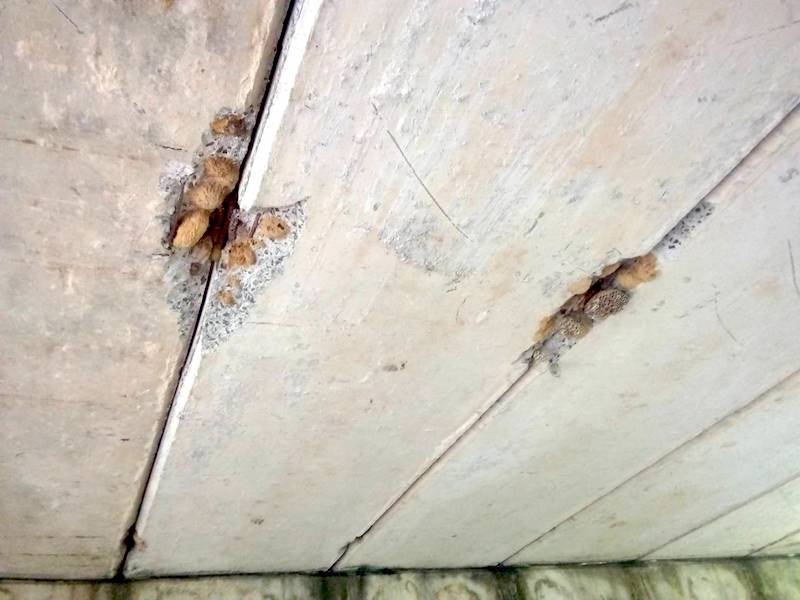
#> input picture assets/Lab6-crack.jpg, 800 x 600 px
$ jupyter execute 'Lab 6- Texture.ipynb'   (shell and % lines are left out)   (older library calls are emulated)
#> lines starting #> are read from the running program, lines starting #| are printed output that depends on the picture; after the words box and inside, x2 and y2 are one past the last pixel; in counts of white or black regions, pixels touching at a corner belong together; long printed decimals are rounded
# 2110443 - Computer Vision (2021/2)
## Lab 6 - Texture
In this lab, we will learn to use texture to segment 'things' from images. This notebook includes both coding and written questions. Please hand in this notebook file with all outputs and your answer. <br>
<b>Please note that collaboration is encouraged in this course.</b> You must turn in <b>your own write ups</b> of all problems. If you collaborate with others, you must put the names and ids of the students you worked with in below block.

<b>Remark : You need to install addition package name 'scikit-image' by using the following command line</b>

Collaboration List:
- Taechit Phowthongbutr 6231324921
- ...

[cell 1]
# !conda install scikit-image -c conda-forge -y

[cell 2]
import numpy as np
import cv2
from skimage import io, color
from skimage.feature import local_binary_pattern, graycomatrix, graycoprops
from matplotlib import pyplot as plt
from ipywidgets import interact,interactive
import ipywidgets as widgets

## Gray Level Co-Occurrence Matrix (GLCM)
A gray level co-occurrence Matrix is a matrix that is defined over an image to be the distribution of co-occurring pixel values at a given offset. It is used as an approach to texture analysis with various computer vision applications.

[cell 3]
patternImage = np.array([
    [0, 0, 1, 1],
    [0, 0, 1, 1],
    [0, 2, 2, 2],
    [0, 2, 3, 3]], dtype=np.uint8)

plt.imshow(patternImage, cmap='gray')
plt.show()
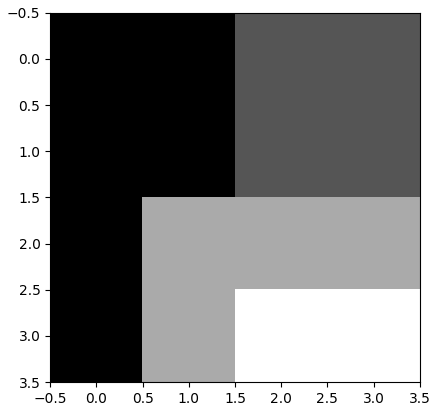
#> figure drawn by matplotlib, 1 panel

We will use <a href="https://scikit-image.org/docs/dev/api/skimage.feature.html?highlight=lbp#skimage.feature.greycomatrix">greycomatrix</a> function from scikit-image to extract GLCM from the sample pattern.

[cell 4]
co_ocmatrix = graycomatrix(patternImage, distances=[1], angles=[0, np.pi/4, np.pi/2], levels=4)
print(co_ocmatrix.shape)
print('angle 0')
print(co_ocmatrix[:,:,0,0])

print('angle 45')
print(co_ocmatrix[:,:,0,1])

print('angle 90')
print(co_ocmatrix[:,:,0,2])

### GLCM texture properties
Fron the  GLCM we can compute the following texture properties by using <a href='https://scikit-image.org/docs/dev/api/skimage.feature.html?highlight=lbp#skimage.feature.graycoprops'>graycoprops</a> from scikit-image
- contrast $\sum_{i,j=0}^{levels-1} P_{i,j}(i-j)^2$
- dissimilarity $\sum_{i,j=0}^{levels-1}P_{i,j}|i-j|$
- homogeneity $\sum_{i,j=0}^{levels-1}\frac{P_{i,j}}{1+(i-j)^2}$
- correlation $\sum_{i,j=0}^{levels-1} P_{i,j}\left[\frac{(i-\mu_i)(j-\mu_j)}{\sqrt{(\sigma_i^2)(\sigma_j^2)}}\right]$

[cell 5]
contrast = graycoprops(co_ocmatrix, prop='contrast')
dissimilarity = graycoprops(co_ocmatrix, prop='dissimilarity')
homogeneity = graycoprops(co_ocmatrix, prop='homogeneity')

print(contrast, dissimilarity,homogeneity)

[cell 6]
patternImage2 = np.zeros((4,4), dtype=np.uint8) ## all black image!
co_ocmatrix2 = graycomatrix(patternImage2, distances=[1], angles=[0, np.pi/4, np.pi/2])

contrast2 = graycoprops(co_ocmatrix2, prop='contrast')
dissimilarity2 = graycoprops(co_ocmatrix2, prop='dissimilarity')
homogeneity2 = graycoprops(co_ocmatrix2, prop='homogeneity')

print(contrast2, dissimilarity2, homogeneity2)

### Co-Occurrence matrix patch matching on bridge defect problem

[cell 7]
bridgeDefectImage = cv2.imread('assets/Lab6-crack.jpg')
#> bridgeDefectImage is the input picture: shape (600, 800, 3); mean B, G, R 184.9, 195.1, 200.7
dispImage = cv2.cvtColor(bridgeDefectImage.copy(), cv2.COLOR_BGR2RGB)

# Sample crack
cv2.rectangle(dispImage, (170,200), (220,250), (0,255,255), 5)

# Normal1
cv2.rectangle(dispImage, (400,400), (450,450), (255,255,0), 5)

# Crack2
cv2.rectangle(dispImage, (540,300), (590,350), (0,255,0), 5)


plt.figure(figsize=(10,10))
plt.imshow(dispImage, cmap='gray')

[cell 8]
bridgeDefectImageGray = cv2.cvtColor(bridgeDefectImage, cv2.COLOR_BGR2GRAY)

crackPatch1 = bridgeDefectImageGray[200:250,170:220]

normalPatch1= bridgeDefectImageGray[400:450,400:450]

crackPatch2 = bridgeDefectImageGray[300:350,540:590]
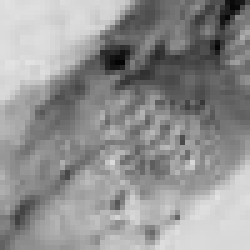
#> crackPatch2: shape (50, 50) (shown 5 times larger); min 4, max 226, mean 145.9

_, axarr = plt.subplots(1,3)
axarr[0].imshow(crackPatch1, cmap='gray')
axarr[1].imshow(normalPatch1, cmap='gray')
axarr[2].imshow(crackPatch2, cmap='gray')

[cell 9]
co_ocmatrix_crackpatch1 = graycomatrix(crackPatch1, distances=[1], angles=[0, np.pi/4, np.pi/2], symmetric=True, normed=True)

co_ocmatrix_normalpatch1 = graycomatrix(normalPatch1, distances=[1], angles=[0, np.pi/4, np.pi/2], symmetric=True, normed=True)

co_ocmatrix_crackpatch2 = graycomatrix(crackPatch2, distances=[1], angles=[0, np.pi/4, np.pi/2], symmetric=True, normed=True)

[cell 10]
dist_normal_normal = np.linalg.norm(co_ocmatrix_crackpatch1-co_ocmatrix_crackpatch2)
#> dist_normal_normal = 0.0467
print('distance crack-crack', dist_normal_normal)
#| distance crack-crack 0.04674

dist_normal_crack = np.linalg.norm(co_ocmatrix_crackpatch1-co_ocmatrix_normalpatch1)
#> dist_normal_crack = 0.188
print('distance normal-crack', dist_normal_crack)
#| distance normal-crack 0.1885

## Local Binary Pattern (LBP)
Local Binary Pattern (LBP) is a efficient texture operator which labels the pixels of an image by thresholding the neighborhood of each pixel and considers the result as a binary number.  It can be seen as a unifying approach to the traditionally divergent statistical and structural models of texture analysis. The most important property of the LBP operator in real-world applications is its robustness to monotonic gray-scale changes caused, for example, by illumination variations. Another important property is its computational simplicity, which makes it possible to analyze images in challenging real-time settings.

[cell 11]
patternImage = np.array([
    [0, 0, 1, 1],
    [0, 0, 1, 1],
    [0, 2, 2, 2],
    [0, 2, 3, 3]], dtype=np.uint8)

plt.imshow(patternImage, cmap='gray')
plt.show()

[cell 12]
lbpfeature = local_binary_pattern(patternImage, 8, 1)

Calculate LBP pattern for each patch by using scikit-image <a href="https://scikit-image.org/docs/dev/api/skimage.feature.html?highlight=lbp#skimage.feature.local_binary_pattern">local_binary_pattern</a> <br>
<br> Three neighborhood examples with varying p and r used to construct Local Binary Patterns. (Image from <a href="https://www.pyimagesearch.com/2015/12/07/local-binary-patterns-with-python-opencv/">pyimagesearch</a>)

[cell 13]
plt.imshow(lbpfeature, cmap='gray')
print(lbpfeature)
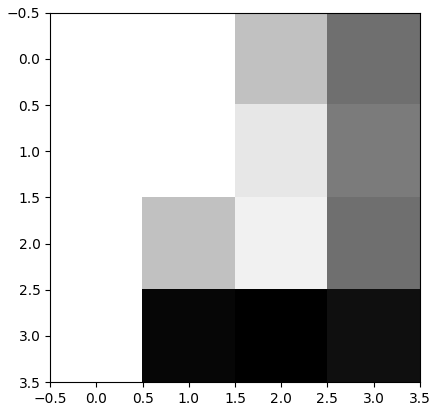
#> figure drawn by matplotlib, 1 panel

[cell 14]
bridgeDefectImage = cv2.imread('assets/Lab6-crack.jpg')
dispImage = cv2.cvtColor(bridgeDefectImage.copy(), cv2.COLOR_BGR2RGB)

# Sample crack
cv2.rectangle(dispImage, (170,200), (220,250), (0,255,255), 5)

# Normal1
cv2.rectangle(dispImage, (400,400), (450,450), (255,255,0), 5)

# Crack2
cv2.rectangle(dispImage, (540,300), (590,350), (0,255,0), 5)


plt.figure(figsize=(10,10))
plt.imshow(dispImage, cmap='gray')

[cell 15]
lbp_crackpatch1 =  local_binary_pattern(crackPatch1, P=16, R=8, method='uniform')
lbp_normalpatch1 =  local_binary_pattern(normalPatch1, P=16, R=8, method='uniform')
lbp_crackpatch2 =  local_binary_pattern(crackPatch2, P=16, R=8, method='uniform')
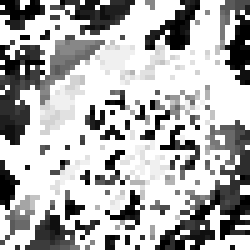
#> lbp_crackpatch2: shape (50, 50) float64 (shown 5 times larger); min 0, max 17, mean 11.76; drawn with min black and max white

### LBP histogram

[cell 16]
nBin = 16

_, axarr = plt.subplots(1,3)

hist_crackpatch1, _ = np.histogram(lbp_crackpatch1, density=True, bins=nBin, range=(0, nBin))
#> hist_crackpatch1 = [0.086, 0.127, 0.086, 0.0812, 0.0502, 0.0777, 0.0805, 0.0901, 0.0667, 0.0454, 0.0172, 0.042, 0.0241, 0.0193, 0.0316, 0.075]
axarr[0].plot(hist_crackpatch1)

hist_normalpatch1, _ = np.histogram(lbp_normalpatch1, density=True, bins=nBin, range=(0, nBin))
#> hist_normalpatch1 = [0.206, 0.223, 0.0861, 0.0346, 0.0168, 0.0336, 0.0168, 0.0237, 0.0148, 0.0495, 0.0129, 0.0445, 0.0109, 0.0376, 0.0277, 0.162]
axarr[1].plot(hist_normalpatch1)

hist_crackpatch2, _ = np.histogram(lbp_crackpatch2, density=True, bins=nBin, range=(0, nBin))
#> hist_crackpatch2 = [0.139, 0.165, 0.0836, 0.111, 0.0706, 0.0479, 0.027, 0.0523, 0.0462, 0.0348, 0.0122, 0.0122, 0.0131, 0.0183, 0.034, 0.133]
axarr[2].plot(hist_crackpatch2)

plt.show()
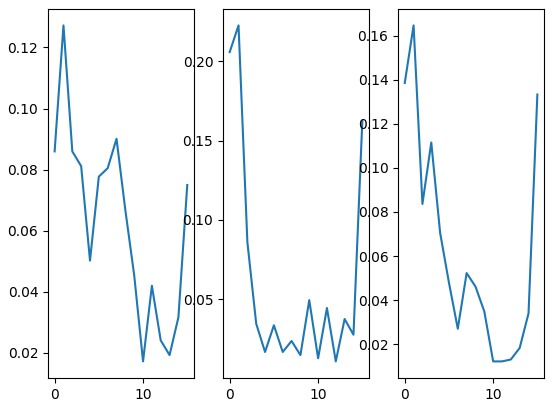
#> figure drawn by matplotlib, 3 panels; panel 1: curve peaks at x = 1, y = 0.127; panel 2: curve peaks at x = 1, y = 0.223; panel 3: curve peaks at x = 1, y = 0.165

### LBP Histogram matching

#### Simple euclidean distance

[cell 17]
print('Eucliden distance between crack-crack',np.linalg.norm(hist_crackpatch1 - hist_crackpatch2))
#| Eucliden distance between crack-crack 0.1251
print('Eucliden distance between crack-normal',np.linalg.norm(hist_crackpatch1 - hist_normalpatch1))
#| Eucliden distance between crack-normal 0.219

#### KL divergence is a way of measuring the matching between two distributions
(More detail can  be read from <a href="https://towardsdatascience.com/light-on-math-machine-learning-intuitive-guide-to-understanding-kl-divergence-2b382ca2b2a8">here</a>)

[cell 18]
def kldivergence(p, q):
    filt = np.logical_and(p != 0, q != 0)
#> filt = [True, True, True, True, True, True, True, True, True, True, True, True, True, True, True, True]
    return np.sum(p[filt] * np.log2(p[filt] / q[filt]))

print('KL-Divergence between crack-crack', kldivergence(hist_crackpatch1 , hist_crackpatch2))
#| KL-Divergence between crack-crack 0.1801
print('KL-Divergence between crack-normal', kldivergence(hist_crackpatch1 , hist_normalpatch1))
#| KL-Divergence between crack-normal 0.4913

## Morphological Transformations

The field of mathematical morphology contributes a wide range of operators to image processing, all based around a simple mathematical concepts from set theory. Morphological transformations are the operations based on the image shapeimport numpy as np
import cv2
from skimage import io, color
from skimage.feature import local_binary_pattern, greycomatrix, greycoprops
from matplotlib import pyplot as plt employed on binay images. This operation needs needs two inputs, one is binary image, second one is called <b>structuring element or kernel</b> which decides the operation output. You can design the kernel to suit your application needs. Two basic morphological operators are Erosion and Dilation

The following mask image is segmented by using color information. You can see that there are some hand's pixels which are not connect into a perfect hand shape. We can correct these by using the basic morphological operaters.

[cell 19]
handMask = cv2.imread('assets/Lab5-SegmentedHand.png',cv2.IMREAD_GRAYSCALE)
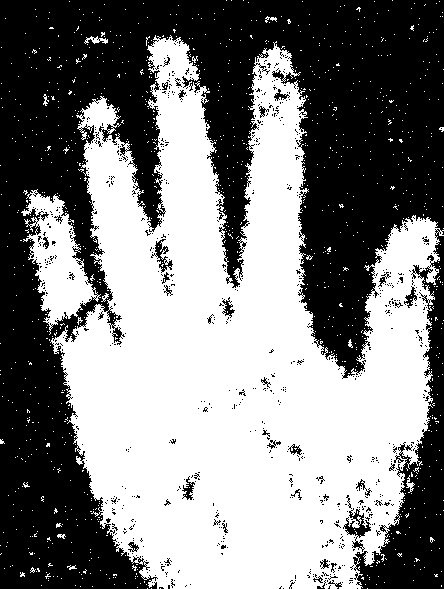
#> input picture assets/Lab5-SegmentedHand.png, 444 x 589 px
#> handMask: shape (589, 444); 50.8% white; 761 black regions (726 under 20 px), largest, box (x1, y1, x2, y2) and area: (0, 0, 444, 589) 124631, (343, 508, 371, 552) 405, (151, 239, 173, 273) 239
plt.title('Segmented Hand Mask')
plt.imshow(handMask,cmap='gray')
plt.show()

[cell 20]
def openAndCloseMorph(kernelSize,kernelShape, morphType):
    kernel = cv2.getStructuringElement(kernelShape,(kernelSize,kernelSize))

    outputImage = handMask.copy()

    if morphType == 'erode':
        outputImage = cv2.erode(outputImage,kernel,iterations = 1)
    else:
        outputImage = cv2.dilate(outputImage,kernel,iterations = 1)

    plt.figure(figsize=(5,5))
    plt.imshow(outputImage, cmap='gray')
    plt.show()

    print('Morphology Kernel Shape:')
    display(kernel)

interact(openAndCloseMorph, kernelSize=widgets.IntSlider(min=1,max=11,step=1,value=1),
         kernelShape=widgets.Dropdown(
                        options=[cv2.MORPH_RECT,cv2.MORPH_ELLIPSE, cv2.MORPH_CROSS],
                        value=cv2.MORPH_RECT,
                        description='kernelShape:',
                        disabled=False),
        morphType=widgets.Dropdown(
                        options=['erode','dilate'],
                        value='erode',
                        description='Morph Type:',
                        disabled=False)
);
#> the sliders are set to kernelSize = 1, kernelShape = 0, morphType = erode

This <a href="https://docs.opencv.org/3.4.2/d9/d61/tutorial_py_morphological_ops.html">page</a> shows a good morphological operation exmple, try to write an interactive visualization like the above sample on <b>Opening and Closing</b> operations. See the output results by yourself.

[cell 21]
### FILL HERE ###
def openAndCloseMorph(kernelSize,kernelShape, morphType):
    kernel = cv2.getStructuringElement(kernelShape,(kernelSize,kernelSize))

    outputImage = handMask.copy()

    if morphType == 'close':
        outputImage = cv2.dilate(outputImage,kernel,iterations = 1)
        outputImage = cv2.erode(outputImage,kernel,iterations = 1)
    else:
        outputImage = cv2.erode(outputImage,kernel,iterations = 1)
        outputImage = cv2.dilate(outputImage,kernel,iterations = 1)

    plt.figure(figsize=(5,5))
    plt.imshow(outputImage, cmap='gray')
    plt.show()

    print('Morphology Kernel Shape:')
    display(kernel)

interact(openAndCloseMorph, kernelSize=widgets.IntSlider(min=1,max=11,step=1,value=1),
         kernelShape=widgets.Dropdown(
                        options=[cv2.MORPH_RECT,cv2.MORPH_ELLIPSE, cv2.MORPH_CROSS],
                        value=cv2.MORPH_RECT,
                        description='kernelShape:',
                        disabled=False),
        morphType=widgets.Dropdown(
                        options=['open','close'],
                        value='open',
                        description='Morph Type:',
                        disabled=False)
);
#> the sliders are set to kernelSize = 1, kernelShape = 0, morphType = open
#################

## Assignment 1 - Texture Segmentation

From the above section, we can magically matching each texture with sample patches. Your today task is to implement a program to segment this leopard from the background by using chosen texture feature and sliding window method. You can search and use any knowledge from internet but do not forget to proper credit your sources. <br>

[cell 22]
leopardImage = cv2.imread('assets/Lab6-leopard.jpg', cv2.IMREAD_GRAYSCALE)
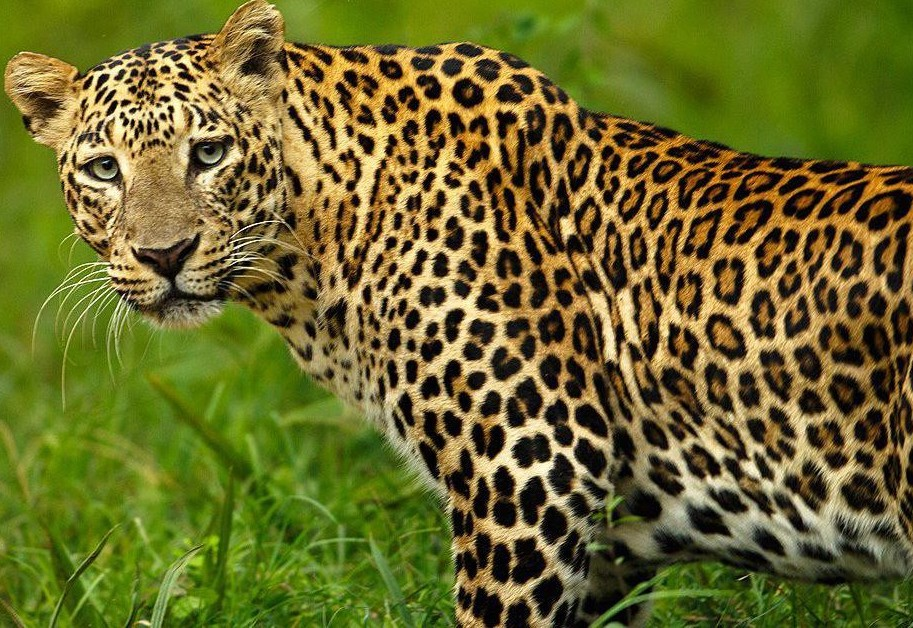
#> input picture assets/Lab6-leopard.jpg, 913 x 628 px
leopardImage = cv2.resize(leopardImage, None,fx=0.5,fy=0.5) #resize to reduce computation time
#> leopardImage: shape (314, 456)

# Just sample patches, you can change to any position you want
leopardPatch1 = leopardImage[100:150,400:450]
leopardPatch2 = leopardImage[100:150,150:200]
leopardPatch3 = leopardImage[200:250,300:350]

nonleopardPatch1 = leopardImage[0:50,400:450]
nonleopardPatch2 = leopardImage[250:300,0:50]
nonleopardPatch3 = leopardImage[250:300,100:150]
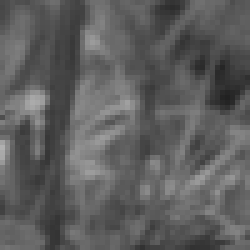
#> nonleopardPatch3: shape (50, 50) (shown 5 times larger); min 33, max 176, mean 94


plt.figure()
plt.imshow(leopardImage, cmap='gray')

plt.figure()
_, axarr = plt.subplots(1,3)
axarr[0].imshow(leopardPatch1, cmap='gray')
axarr[1].imshow(leopardPatch2, cmap='gray')
axarr[2].imshow(leopardPatch3, cmap='gray')

plt.figure()
_, axarr = plt.subplots(1,3)
axarr[0].imshow(nonleopardPatch1, cmap='gray')
axarr[1].imshow(nonleopardPatch2, cmap='gray')
axarr[2].imshow(nonleopardPatch3, cmap='gray')

[cell 23]
# YOU CAN COMMENT THIS LINE TO TRY VARIOUS RESUTL
np.random.seed(0)

leopardImage = cv2.imread('assets/Lab6-leopard.jpg', cv2.IMREAD_GRAYSCALE)
leopardImage = cv2.resize(leopardImage, None,fx=0.5,fy=0.5) #resize to reduce computation time

leopardImageEdit = leopardImage.copy()
skinStartPoints = [(55, 35), (190,40), (330,100)]
skinEndPoints =   [(90, 70), (250,200), (430,250)]

nonskinStartPoints = [(20, 170), (30, 230), (330, 10)]
nonskinEndPoints =   [(140, 220), (200, 300), (450, 70)]

skinColor = (0, 0, 0)
nonskinColor = (255, 255, 255)
for st_pt, en_pt in zip(skinStartPoints, skinEndPoints):
    leopardImageEdit = cv2.rectangle(leopardImageEdit, st_pt, en_pt, skinColor, thickness=3)

for st_pt, en_pt in zip(nonskinStartPoints, nonskinEndPoints):
    leopardImageEdit = cv2.rectangle(leopardImageEdit, st_pt, en_pt, nonskinColor, thickness=3)
#> this loop made 3 passes
#> pass 1, `leopardImageEdit = cv2.rectangle(leopardImageEdit, st_pt, en_pt, nonsk..`:
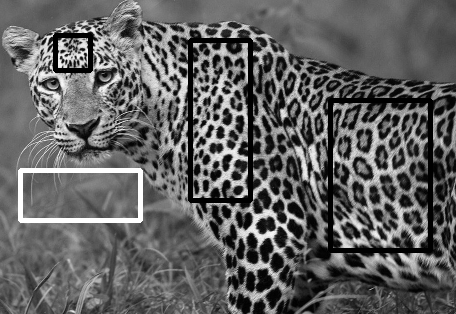
#> leopardImageEdit: shape (314, 456); min 0, max 255, mean 97.3
#> pass 3, `leopardImageEdit = cv2.rectangle(leopardImageEdit, st_pt, en_pt, nonsk..`:
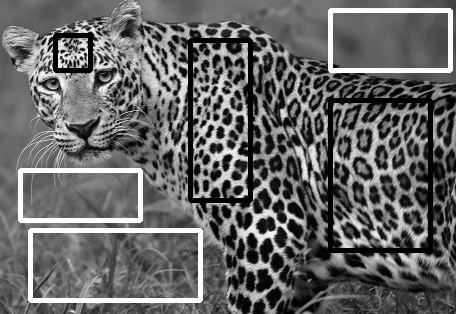
#> leopardImageEdit: shape (314, 456); min 0, max 255, mean 102

plt.figure(figsize=(10,10))
plt.subplot(121)
plt.title('Original')
plt.imshow(leopardImage, cmap='gray')
plt.subplot(122)
plt.title('Highlight')
plt.imshow(leopardImageEdit, cmap='gray')

plt.show()
#> (the rest of the program and of its run is left out)
